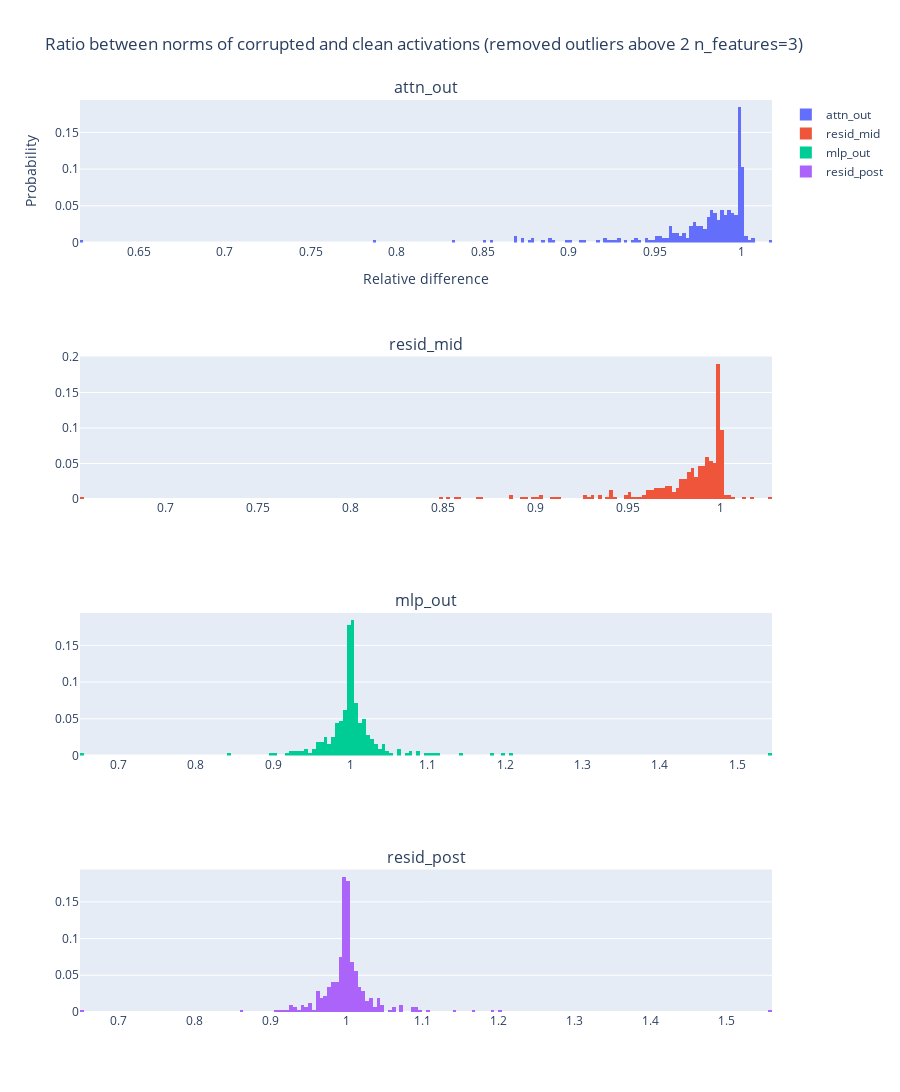

The notebook cell saved with this chart:
### Markdown cell above
Let's try the same thing, but this time force it to only ablate 3 features at a time.

### Code cell
test_post_ablation_norms(n_features=3)

### Figure 1 — Plotly figure (JSON) as saved in the notebook; plotly's stock layout.template omitted (floating-point values rounded to 4 significant figures; data arrays with more than 128 entries replaced by an {"elided": "..."} marker saying what was removed)
{"data": [{"histnorm": "probability", "name": "attn_out", "nbinsx": 300, "type": "histogram", "x": {"elided": "320 float values"}, "xaxis": "x", "yaxis": "y"}, {"histnorm": "probability", "name": "resid_mid", "nbinsx": 300, "type": "histogram", "x": {"elided": "320 float values"}, "xaxis": "x2", "yaxis": "y2"}, {"histnorm": "probability", "name": "mlp_out", "nbinsx": 300, "type": "histogram", "x": {"elided": "320 float values"}, "xaxis": "x3", "yaxis": "y3"}, {"histnorm": "probability", "name": "resid_post", "nbinsx": 300, "type": "histogram", "x": {"elided": "320 float values"}, "xaxis": "x4", "yaxis": "y4"}], "layout": {"annotations": [{"font": {"size": 16}, "showarrow": false, "text": "attn_out", "x": 0.5, "xanchor": "center", "xref": "paper", "y": 1, "yanchor": "bottom", "yref": "paper"}, {"font": {"size": 16}, "showarrow": false, "text": "resid_mid", "x": 0.5, "xanchor": "center", "xref": "paper", "y": 0.7188, "yanchor": "bottom", "yref": "paper"}, {"font": {"size": 16}, "showarrow": false, "text": "mlp_out", "x": 0.5, "xanchor": "center", "xref": "paper", "y": 0.4375, "yanchor": "bottom", "yref": "paper"}, {"font": {"size": 16}, "showarrow": false, "text": "resid_post", "x": 0.5, "xanchor": "center", "xref": "paper", "y": 0.1562, "yanchor": "bottom", "yref": "paper"}], "height": 1200, "title": {"text": "Ratio between norms of corrupted and clean activations (removed outliers above 2 n_features=3)"}, "xaxis": {"anchor": "y", "domain": [0, 1], "title": {"text": "Relative difference"}}, "xaxis2": {"anchor": "y2", "domain": [0, 1]}, "xaxis3": {"anchor": "y3", "domain": [0, 1]}, "xaxis4": {"anchor": "y4", "domain": [0, 1]}, "yaxis": {"anchor": "x", "domain": [0.8438, 1], "title": {"text": "Probability"}}, "yaxis2": {"anchor": "x2", "domain": [0.5625, 0.7188]}, "yaxis3": {"anchor": "x3", "domain": [0.2812, 0.4375]}, "yaxis4": {"anchor": "x4", "domain": [0, 0.1562]}}}
